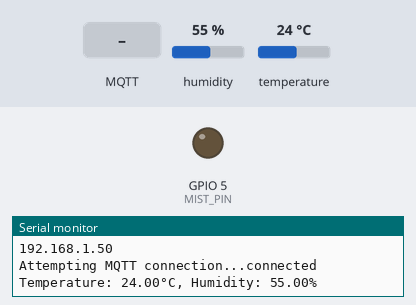
Bench run of a sketch on a simulated ESP32. On the bench: output pins drawn as LEDs (lit = HIGH), the last lines printed to the serial monitor. The test bench sets the inputs (shaded band); at power-on: humidity 55 %, temperature 24 °C. WiFi joins after 1.5 s; servers stay silent unless stated; no MQTT or app messages arrive unless stated.

Above: at 2.7 s.
2.8 s: MQTT message "ON" arrives on the first subscribed topic
At 3.1 s:
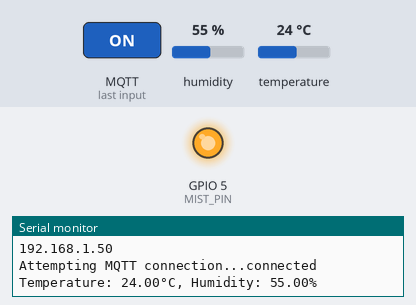
4.3 s: MQTT message "OFF" arrives on the first subscribed topic
At 5.4 s:
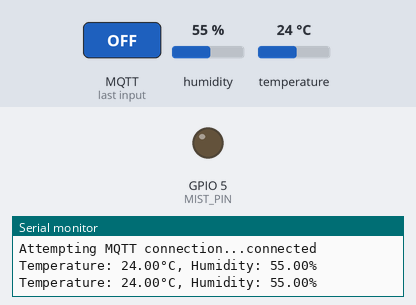
Timing chart, 0 to 7.3 s (numbered marks = the images above; inputs shaded):
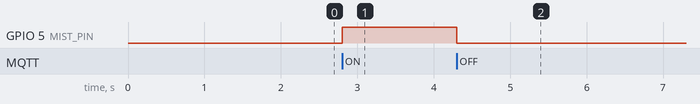

Measured:
- after the input at 2.8 s, GPIO 5 (MIST_PIN): LOW → HIGH at once
- after the input at 4.3 s, GPIO 5 (MIST_PIN): HIGH → LOW at once

The sketch:

smart_misting.ino
```cpp
#include <WiFi.h>
#include <PubSubClient.h>
#include <DHT.h>

// WiFi credentials
const char *ssid = "YOUR_WIFI_SSID";
const char *password = "YOUR_WIFI_PASSWORD";

// MQTT Broker settings
const char *mqtt_server = "YOUR_MQTT_BROKER_IP";
const int mqtt_port = 1883;
const char *mqtt_client_id = "esp32_misting_system";

// MQTT Topics
const char *temp_topic = "misting/temperature";
const char *humidity_topic = "misting/humidity";
const char *misting_status_topic = "misting/status";
const char *misting_control_topic = "misting/control";

// Pin definitions
#define DHT_PIN 4  // DHT11 data pin
#define MIST_PIN 5 // Misting system control pin
#define DHT_TYPE DHT11

// Initialize objects
WiFiClient espClient;
PubSubClient client(espClient);
DHT dht(DHT_PIN, DHT_TYPE);

// Variables
float temperature = 0;
float humidity = 0;
bool misting_active = false;
unsigned long last_sensor_read = 0;
const long sensor_interval = 2000; // Read sensor every 2 seconds

void setup()
{
    Serial.begin(115200);

    // Initialize DHT sensor
    dht.begin();

    // Initialize misting control pin
    pinMode(MIST_PIN, OUTPUT);
    digitalWrite(MIST_PIN, LOW);

    setup_wifi();
    client.setServer(mqtt_server, mqtt_port);
    client.setCallback(callback);
}

void setup_wifi()
{
    delay(10);
    Serial.println("Connecting to WiFi...");
    WiFi.begin(ssid, password);

    while (WiFi.status() != WL_CONNECTED)
    {
        delay(500);
        Serial.print(".");
    }

    Serial.println("\nWiFi connected");
    Serial.println("IP address: ");
    Serial.println(WiFi.localIP());
}

void callback(char *topic, byte *payload, unsigned int length)
{
    String message;
    for (int i = 0; i < length; i++)
    {
        message += (char)payload[i];
    }

    if (String(topic) == misting_control_topic)
    {
        if (message == "ON")
        {
            misting_active = true;
            digitalWrite(MIST_PIN, HIGH);
        }
        else if (message == "OFF")
        {
            misting_active = false;
            digitalWrite(MIST_PIN, LOW);
        }
        // Publish current status
        client.publish(misting_status_topic, misting_active ? "ON" : "OFF");
    }
}

void reconnect()
{
    while (!client.connected())
    {
        Serial.print("Attempting MQTT connection...");
        if (client.connect(mqtt_client_id))
        {
            Serial.println("connected");
            client.subscribe(misting_control_topic);
        }
        else
        {
            Serial.print("failed, rc=");
            Serial.print(client.state());
            Serial.println(" retrying in 5 seconds");
            delay(5000);
        }
    }
}

void read_sensor()
{
    temperature = dht.readTemperature();
    humidity = dht.readHumidity();

    if (isnan(temperature) || isnan(humidity))
    {
        Serial.println("Failed to read from DHT sensor!");
        return;
    }

    // Publish sensor data
    char temp_str[10];
    char hum_str[10];

    dtostrf(temperature, 6, 2, temp_str);
    dtostrf(humidity, 6, 2, hum_str);

    client.publish(temp_topic, temp_str);
    client.publish(humidity_topic, hum_str);

    Serial.print("Temperature: ");
    Serial.print(temperature);
    Serial.print("°C, Humidity: ");
    Serial.print(humidity);
    Serial.println("%");
}

void loop()
{
    if (!client.connected())
    {
        reconnect();
    }
    client.loop();

    unsigned long currentMillis = millis();
    if (currentMillis - last_sensor_read >= sensor_interval)
    {
        last_sensor_read = currentMillis;
        read_sensor();
    }
}
```
